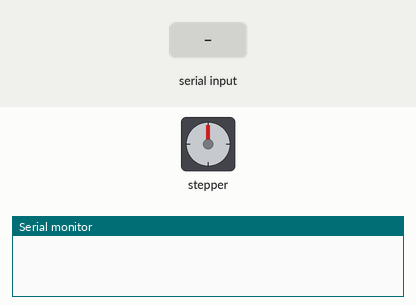
The sketch below on a simulated Arduino Uno, built with avr-gcc and run on an emulated ATmega328P. On the bench: stepper motor, the last lines printed to the serial monitor. Wiring (inferred from the names in the program): stepper motor driver (8000 steps per turn assumed): step pin 2; direction pin 3; enable pin 4. The test bench sets the inputs (shaded band).

Above: at 1.2 s.
1.3 s: "L090\n" received over Serial
At 3.0 s:
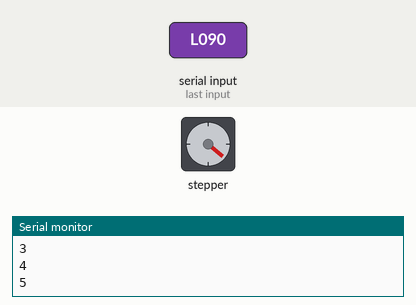
At 3.6 s:
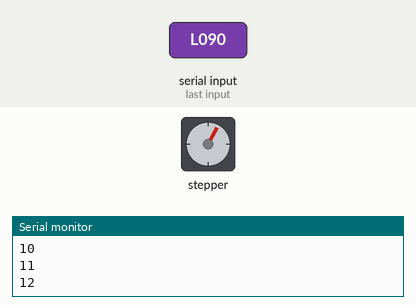
4.3 s: "R\n" received over Serial
At 6.0 s:
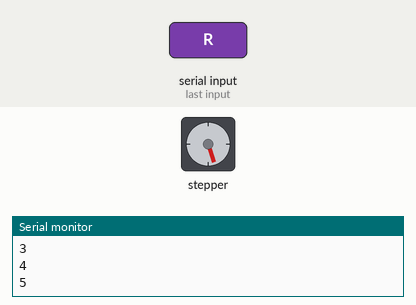
7.3 s: "D10010180\n" received over Serial
10.3 s: "P\n" received over Serial
Timing chart, 0 to 20.3 s (numbered marks = the images above; inputs shaded):
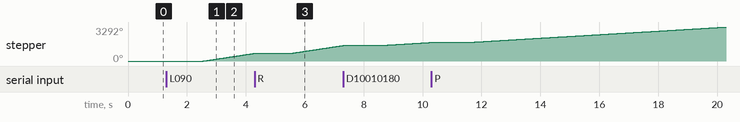

The sketch:

dino.ino
```cpp
#define dirPin 3
#define stepPin 2
#define enaPin 4
#define stepsPerRevolution 8000
#define stepsPerDegree 800

bool running = false;
bool EN = false;
long  steps = 0;
int dir = 0;
int speed = 50;
long final = 0;
long finalTemp = 0;
int pos = 0;
// Comparings
int a = 0;
int b = 0;
int c = 0;


void setup() {
  Serial.begin(9600);
  pinMode(stepPin, OUTPUT);
  pinMode(dirPin, OUTPUT);
  pinMode(enaPin, OUTPUT);
  digitalWrite(enaPin, HIGH);
  pos = 0;
}
void loop() {

  if(final == steps && running == true){
     //Serial.println("DONE");
     //printPos();
     delay(250);
     digitalWrite(enaPin, HIGH);
  }

  if(final == steps){
    running = false;
    final = 0;
    steps = 0;

  }else{
    running = true;
    motorPulse();
    steps++;
      if(steps % 800 == 0) {
        if(dir){
          pos++;
          if(pos >= 360){ pos = 0; }
          printPos();
        }else{
          pos--;
          if(pos <= 0){ pos = 360; }
          printPos();
        }
      }
  }
}

void motorPulse(){
  digitalWrite(stepPin, HIGH);
  delayMicroseconds(speed);
  digitalWrite(stepPin, LOW);
  delayMicroseconds(speed);

}

void serialEvent() {
   if (Serial.available() > 0 ) {
    String data = Serial.readString();
    //Serial.print("LENGTH: ");
    //Serial.println(data.length());
    steps = 0;

    if(data.length() == 2){
      // COMMAND (R = RESET | S = STOP)
      data = data.substring(0, 1);
      if(data == "S"){
        //Serial.println("RECEIVED S: ");
        digitalWrite(enaPin, HIGH);
        steps = 0;
        final = 0;
      }

      if(data == "R"){
        // COMMAND RESET
        //Serial.println("RECEIVED R: ");
        pos = 0;
        printPos();
      }

      if(data == "P"){
        // COMMAND RESET
        printPos();
      }

    }else if(data.length() == 5){
      // GO TO LOCATION MSG: "L090"
        speed = 20;
        p(data.substring(1, 4).toInt());
        // Which one is shorter CCW or CW
        finalTemp = data.substring(1, 4).toInt();


        if(finalTemp < pos && (pos - finalTemp) <= 180){
          //CCW
          p(100);
          dir = 0;
          final = pos - finalTemp;
        }

        if(finalTemp < pos && (pos - finalTemp) > 180){
          //CW
          p(107);
          dir = 1;
          final = abs(finalTemp + (360 - pos));
          pp("final", final);
        }

        if(finalTemp > pos && (finalTemp - pos) <= 180){
          //CW
          p(114);
          dir = 1;
          final = abs(finalTemp - pos);
        }

        if(finalTemp > pos && (finalTemp - pos) > 180){
          //CCW
          p(123);
          dir = 0;
          final = abs(pos + (360 - finalTemp));
        }


    }else if(data.length() == 10){
      // RUN DEGREES: D + SPEED ### + DIR # + DEGREE #### = "D10010180"
      speed = data.substring(1, 4).toInt();
      dir = data.substring(4, 5).toInt();
      final = data.substring(5, 9).toInt();
    }

    if(dir == 1){
      digitalWrite(dirPin, HIGH);
      } else {
      digitalWrite(dirPin, LOW);
    }

    final = final * stepsPerDegree;
    running = true;

    digitalWrite(enaPin, LOW);
    delay(250);

  }
}


void printPos(){
  //Serial.print("Position: ");
  Serial.println(pos);
}

void p(int i){
  //Serial.print("print: ");
  //Serial.println(i);
}

void pp(String s, int i){
  //Serial.print(s);
  //Serial.println(i);
}
```

Measured:
- after the input at 1.3 s, stepper: keeps turning clockwise at about 432°/s, starting after 1.3 s
